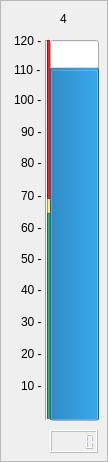
             <widget class="QFrame" name="frame_46">
              <property name="frameShape">
               <enum>QFrame::StyledPanel</enum>
              </property>
              <property name="frameShadow">
               <enum>QFrame::Raised</enum>
              </property>
              <widget class="QLCDNumber" name="lcdNumber_air_temp_afbar">
               <property name="enabled">
                <bool>false</bool>
               </property>
               <property name="geometry">
                <rect>
                 <x>50</x>
                 <y>430</y>
                 <width>48</width>
                 <height>23</height>
                </rect>
               </property>
               <property name="sizePolicy">
                <sizepolicy hsizetype="Fixed" vsizetype="Minimum">
                 <horstretch>0</horstretch>
                 <verstretch>0</verstretch>
                </sizepolicy>
               </property>
               <property name="maximumSize">
                <size>
                 <width>48</width>
                 <height>16777215</height>
                </size>
               </property>
               <property name="layoutDirection">
                <enum>Qt::LeftToRight</enum>
               </property>
              </widget>
              <widget class="Line" name="line_70">
               <property name="geometry">
                <rect>
                 <x>47</x>
                 <y>213</y>
                 <width>3</width>
                 <height>206</height>
                </rect>
               </property>
               <property name="minimumSize">
                <size>
                 <width>0</width>
                 <height>0</height>
                </size>
               </property>
               <property name="maximumSize">
                <size>
                 <width>5</width>
                 <height>16777215</height>
                </size>
               </property>
               <property name="styleSheet">
                <string notr="true">background-color: rgb(38, 162, 105);</string>
               </property>
               <property name="orientation">
                <enum>Qt::Vertical</enum>
               </property>
              </widget>
              <widget class="QProgressBar" name="air_temp_afbar">
               <property name="geometry">
                <rect>
                 <x>50</x>
                 <y>40</y>
                 <width>49</width>
                 <height>381</height>
                </rect>
               </property>
               <property name="styleSheet">
                <string notr="true"/>
               </property>
               <property name="maximum">
                <number>120</number>
               </property>
               <property name="value">
                <number>110</number>
               </property>
               <property name="textVisible">
                <bool>false</bool>
               </property>
               <property name="orientation">
                <enum>Qt::Vertical</enum>
               </property>
              </widget>
              <widget class="Line" name="line_71">
               <property name="geometry">
                <rect>
                 <x>45</x>
                 <y>40</y>
                 <width>2</width>
                 <height>380</height>
                </rect>
               </property>
               <property name="orientation">
                <enum>Qt::Vertical</enum>
               </property>
              </widget>
              <widget class="QLabel" name="label_282">
               <property name="geometry">
                <rect>
                 <x>21</x>
                 <y>378</y>
                 <width>24</width>
                 <height>16</height>
                </rect>
               </property>
               <property name="text">
                <string>10 -</string>
               </property>
              </widget>
              <widget class="Line" name="line_72">
               <property name="geometry">
                <rect>
                 <x>47</x>
                 <y>197</y>
                 <width>3</width>
                 <height>16</height>
                </rect>
               </property>
               <property name="minimumSize">
                <size>
                 <width>0</width>
                 <height>0</height>
                </size>
               </property>
               <property name="maximumSize">
                <size>
                 <width>5</width>
                 <height>16777215</height>
                </size>
               </property>
               <property name="styleSheet">
                <string notr="true">background-color: rgb(248, 228, 92);</string>
               </property>
               <property name="orientation">
                <enum>Qt::Vertical</enum>
               </property>
              </widget>
              <widget class="Line" name="line_79">
               <property name="geometry">
                <rect>
                 <x>47</x>
                 <y>40</y>
                 <width>3</width>
                 <height>159</height>
                </rect>
               </property>
               <property name="minimumSize">
                <size>
                 <width>0</width>
                 <height>0</height>
                </size>
               </property>
               <property name="maximumSize">
                <size>
                 <width>5</width>
                 <height>16777215</height>
                </size>
               </property>
               <property name="styleSheet">
                <string notr="true">background-color: rgb(224, 27, 36);</string>
               </property>
               <property name="orientation">
                <enum>Qt::Vertical</enum>
               </property>
              </widget>
              <widget class="QLabel" name="label_283">
               <property name="geometry">
                <rect>
                 <x>60</x>
                 <y>10</y>
                 <width>17</width>
                 <height>17</height>
                </rect>
               </property>
               <property name="text">
                <string>4</string>
               </property>
              </widget>
              <widget class="QLabel" name="label_284">
               <property name="geometry">
                <rect>
                 <x>21</x>
                 <y>346</y>
                 <width>24</width>
                 <height>16</height>
                </rect>
               </property>
               <property name="text">
                <string>20 -</string>
               </property>
              </widget>
              <widget class="QLabel" name="label_285">
               <property name="geometry">
                <rect>
                 <x>21</x>
                 <y>314</y>
                 <width>24</width>
                 <height>16</height>
                </rect>
               </property>
               <property name="text">
                <string>30 -</string>
               </property>
              </widget>
              <widget class="QLabel" name="label_286">
               <property name="geometry">
                <rect>
                 <x>21</x>
                 <y>282</y>
                 <width>24</width>
                 <height>16</height>
                </rect>
               </property>
               <property name="text">
                <string>40 -</string>
               </property>
              </widget>
              <widget class="QLabel" name="label_287">
               <property name="geometry">
                <rect>
                 <x>21</x>
                 <y>251</y>
                 <width>24</width>
                 <height>16</height>
                </rect>
               </property>
               <property name="text">
                <string>50 -</string>
               </property>
              </widget>
              <widget class="QLabel" name="label_288">
               <property name="geometry">
                <rect>
                 <x>21</x>
                 <y>220</y>
                 <width>24</width>
                 <height>16</height>
                </rect>
               </property>
               <property name="text">
                <string>60 -</string>
               </property>
              </widget>
              <widget class="QLabel" name="label_289">
               <property name="geometry">
                <rect>
                 <x>21</x>
                 <y>188</y>
                 <width>24</width>
                 <height>16</height>
                </rect>
               </property>
               <property name="text">
                <string>70 -</string>
               </property>
              </widget>
              <widget class="QLabel" name="label_290">
               <property name="geometry">
                <rect>
                 <x>21</x>
                 <y>155</y>
                 <width>24</width>
                 <height>16</height>
                </rect>
               </property>
               <property name="text">
                <string>80 -</string>
               </property>
              </widget>
              <widget class="QLabel" name="label_291">
               <property name="geometry">
                <rect>
                 <x>21</x>
                 <y>124</y>
                 <width>24</width>
                 <height>16</height>
                </rect>
               </property>
               <property name="text">
                <string>90 -</string>
               </property>
              </widget>
              <widget class="QLabel" name="label_292">
               <property name="geometry">
                <rect>
                 <x>14</x>
                 <y>90</y>
                 <width>31</width>
                 <height>20</height>
                </rect>
               </property>
               <property name="text">
                <string>100 -</string>
               </property>
              </widget>
              <widget class="QLabel" name="label_293">
               <property name="geometry">
                <rect>
                 <x>14</x>
                 <y>60</y>
                 <width>31</width>
                 <height>20</height>
                </rect>
               </property>
               <property name="text">
                <string>110 -</string>
               </property>
              </widget>
              <widget class="QLabel" name="label_294">
               <property name="geometry">
                <rect>
                 <x>14</x>
                 <y>31</y>
                 <width>31</width>
                 <height>20</height>
                </rect>
               </property>
               <property name="text">
                <string>120 -</string>
               </property>
              </widget>
             </widget>
